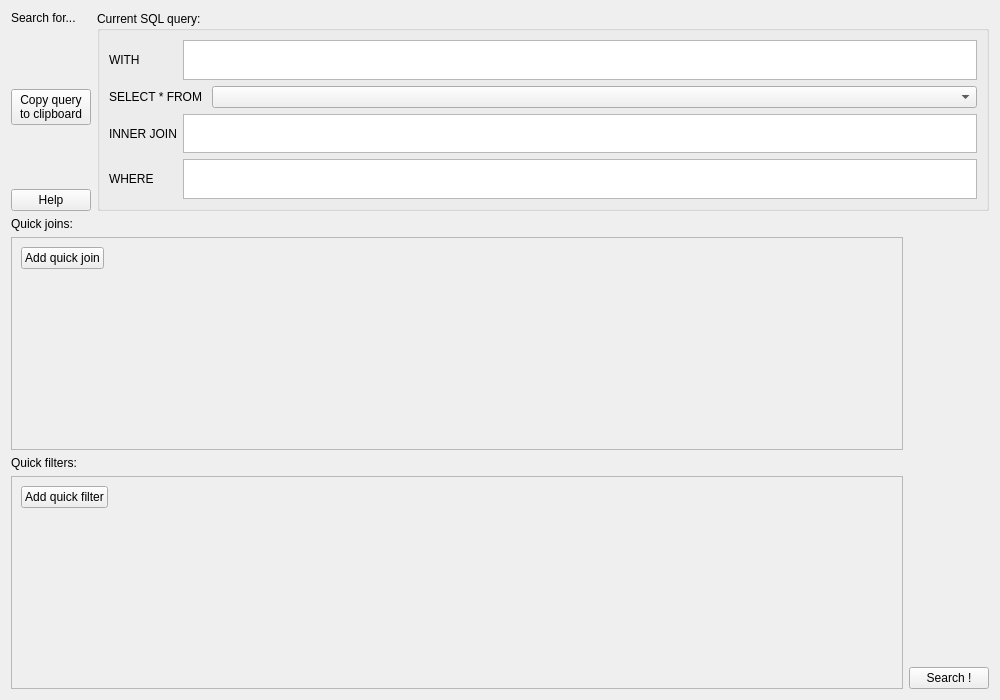
<?xml version="1.0" encoding="UTF-8"?>
<ui version="4.0">
 <class>SearchWidget</class>
 <widget class="QWidget" name="SearchWidget">
  <property name="geometry">
   <rect>
    <x>0</x>
    <y>0</y>
    <width>1000</width>
    <height>700</height>
   </rect>
  </property>
  <property name="windowTitle">
   <string>Form</string>
  </property>
  <layout class="QVBoxLayout" name="verticalLayout_8" stretch="0,1">
   <property name="sizeConstraint">
    <enum>QLayout::SetDefaultConstraint</enum>
   </property>
   <item>
    <layout class="QHBoxLayout" name="horizontalLayout_2">
     <property name="sizeConstraint">
      <enum>QLayout::SetMaximumSize</enum>
     </property>
     <item>
      <layout class="QVBoxLayout" name="verticalLayout">
       <item>
        <widget class="QLabel" name="title">
         <property name="styleSheet">
          <string notr="true">font: 14pt &quot;MS Shell Dlg 2&quot;;</string>
         </property>
         <property name="text">
          <string>Search for...</string>
         </property>
        </widget>
       </item>
       <item>
        <spacer name="verticalSpacer_2">
         <property name="orientation">
          <enum>Qt::Vertical</enum>
         </property>
         <property name="sizeHint" stdset="0">
          <size>
           <width>20</width>
           <height>40</height>
          </size>
         </property>
        </spacer>
       </item>
       <item>
        <widget class="QPushButton" name="copyClipButton">
         <property name="text">
          <string>Copy query
to clipboard</string>
         </property>
        </widget>
       </item>
       <item>
        <spacer name="verticalSpacer">
         <property name="orientation">
          <enum>Qt::Vertical</enum>
         </property>
         <property name="sizeHint" stdset="0">
          <size>
           <width>20</width>
           <height>40</height>
          </size>
         </property>
        </spacer>
       </item>
       <item>
        <widget class="QPushButton" name="helpButton">
         <property name="text">
          <string>Help</string>
         </property>
        </widget>
       </item>
      </layout>
     </item>
     <item>
      <widget class="QGroupBox" name="groupBox">
       <property name="maximumSize">
        <size>
         <width>16777215</width>
         <height>200</height>
        </size>
       </property>
       <property name="title">
        <string>Current SQL query:</string>
       </property>
       <layout class="QGridLayout" name="gridLayout" columnstretch="0,0,1">
        <item row="0" column="0">
         <widget class="QLabel" name="label_2">
          <property name="text">
           <string>WITH</string>
          </property>
         </widget>
        </item>
        <item row="0" column="1" colspan="2">
         <widget class="QPlainTextEdit" name="withTextEdit"/>
        </item>
        <item row="1" column="0" colspan="2">
         <widget class="QLabel" name="label_3">
          <property name="text">
           <string>SELECT * FROM </string>
          </property>
          <property name="alignment">
           <set>Qt::AlignLeading|Qt::AlignLeft|Qt::AlignVCenter</set>
          </property>
         </widget>
        </item>
        <item row="1" column="2">
         <widget class="QComboBox" name="tableComboBox"/>
        </item>
        <item row="2" column="0">
         <widget class="QLabel" name="label_6">
          <property name="text">
           <string>INNER JOIN</string>
          </property>
          <property name="alignment">
           <set>Qt::AlignLeading|Qt::AlignLeft|Qt::AlignVCenter</set>
          </property>
         </widget>
        </item>
        <item row="2" column="1" colspan="2">
         <widget class="PartiallyEditableTextBox" name="joinTextEdit"/>
        </item>
        <item row="3" column="0">
         <widget class="QLabel" name="label_4">
          <property name="text">
           <string>WHERE</string>
          </property>
          <property name="alignment">
           <set>Qt::AlignLeading|Qt::AlignLeft|Qt::AlignVCenter</set>
          </property>
         </widget>
        </item>
        <item row="3" column="1" colspan="2">
         <widget class="PartiallyEditableTextBox" name="whereTextEdit"/>
        </item>
       </layout>
      </widget>
     </item>
    </layout>
   </item>
   <item>
    <layout class="QHBoxLayout" name="horizontalLayout" stretch="1,0">
     <item>
      <layout class="QVBoxLayout" name="verticalLayout_5">
       <item>
        <widget class="QLabel" name="label">
         <property name="text">
          <string>Quick joins:</string>
         </property>
        </widget>
       </item>
       <item>
        <widget class="QScrollArea" name="scrollArea">
         <property name="widgetResizable">
          <bool>true</bool>
         </property>
         <widget class="QWidget" name="scrollAreaWidgetContents">
          <property name="geometry">
           <rect>
            <x>0</x>
            <y>0</y>
            <width>893</width>
            <height>211</height>
           </rect>
          </property>
          <layout class="QHBoxLayout" name="horizontalLayout_3">
           <item>
            <layout class="QFormLayout" name="joinsFormLayout">
             <property name="sizeConstraint">
              <enum>QLayout::SetNoConstraint</enum>
             </property>
             <item row="0" column="0">
              <widget class="QPushButton" name="addJoinButton">
               <property name="text">
                <string>Add quick join</string>
               </property>
              </widget>
             </item>
            </layout>
           </item>
          </layout>
         </widget>
        </widget>
       </item>
       <item>
        <widget class="QLabel" name="label_5">
         <property name="text">
          <string>Quick filters:</string>
         </property>
        </widget>
       </item>
       <item>
        <widget class="QScrollArea" name="scrollArea_2">
         <property name="widgetResizable">
          <bool>true</bool>
         </property>
         <widget class="QWidget" name="scrollAreaWidgetContents_2">
          <property name="geometry">
           <rect>
            <x>0</x>
            <y>0</y>
            <width>893</width>
            <height>211</height>
           </rect>
          </property>
          <layout class="QVBoxLayout" name="verticalLayout_9">
           <item>
            <layout class="QFormLayout" name="filtersFormLayout">
             <item row="0" column="0">
              <widget class="QPushButton" name="addFilterButton">
               <property name="text">
                <string>Add quick filter</string>
               </property>
              </widget>
             </item>
            </layout>
           </item>
          </layout>
         </widget>
        </widget>
       </item>
      </layout>
     </item>
     <item>
      <layout class="QVBoxLayout" name="verticalLayout_7">
       <item>
        <spacer name="verticalSpacer_3">
         <property name="orientation">
          <enum>Qt::Vertical</enum>
         </property>
         <property name="sizeHint" stdset="0">
          <size>
           <width>20</width>
           <height>40</height>
          </size>
         </property>
        </spacer>
       </item>
       <item>
        <widget class="QPushButton" name="searchButton">
         <property name="text">
          <string>Search !</string>
         </property>
        </widget>
       </item>
      </layout>
     </item>
    </layout>
   </item>
  </layout>
 </widget>
 <customwidgets>
  <customwidget>
   <class>PartiallyEditableTextBox</class>
   <extends>QPlainTextEdit</extends>
   <header>CustomWidgets/partiallyeditabletextbox.h</header>
  </customwidget>
 </customwidgets>
 <resources/>
 <connections/>
</ui>
